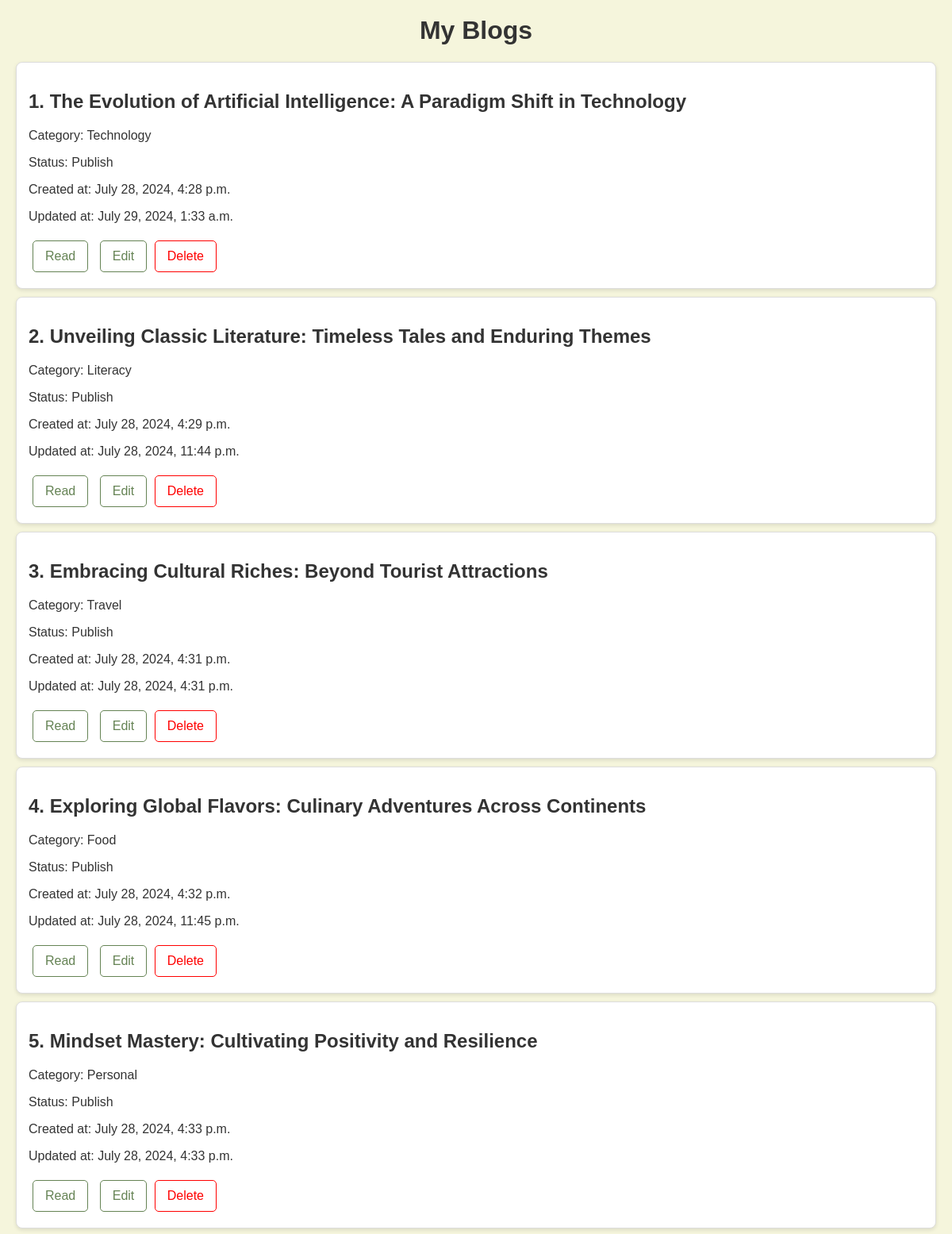
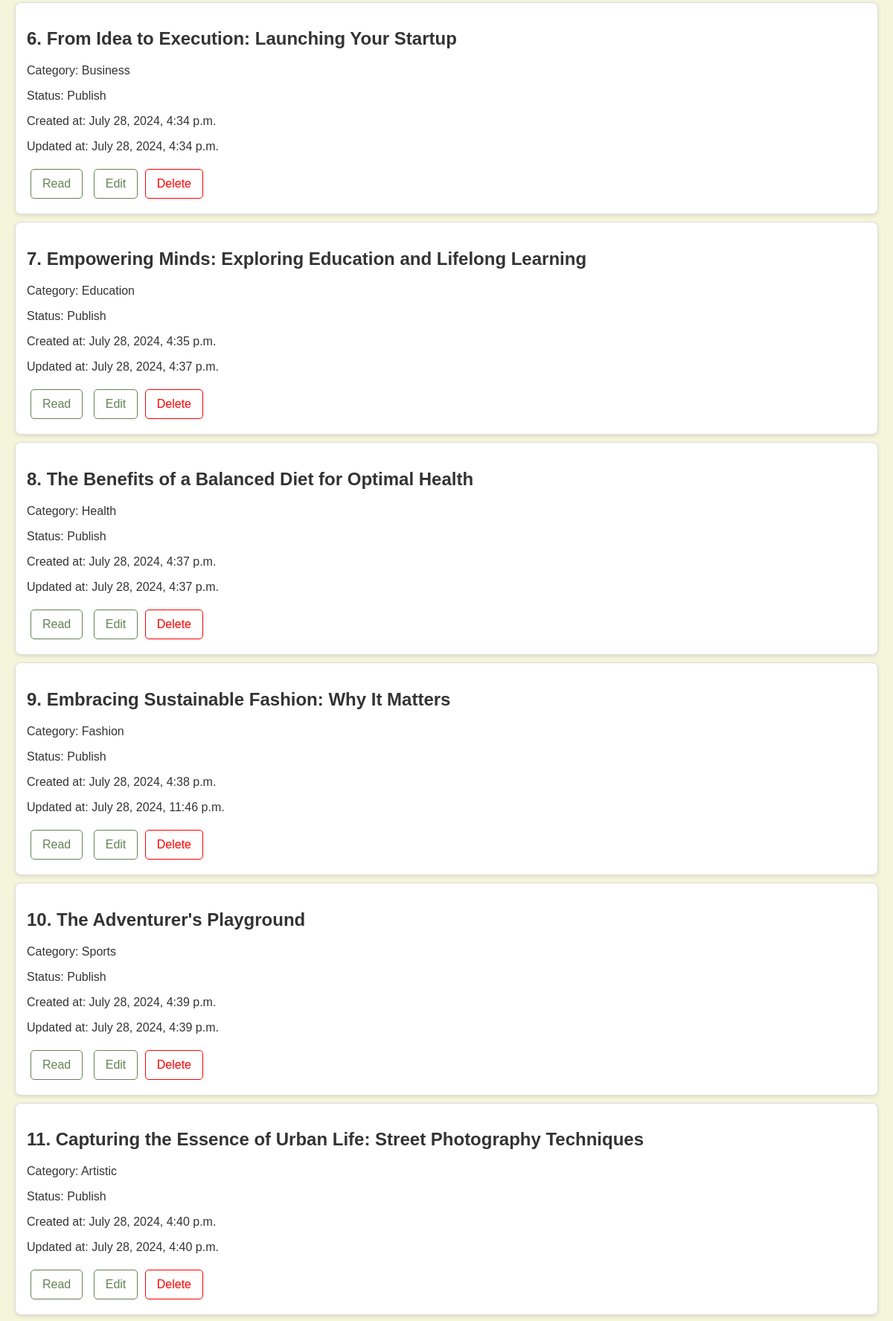
Page /blog_list/ (signed in, upper part) on the committed database (2 pictures, top to bottom).
### blogapp/models.py (models this page shows, shortened)
class Blog(models.Model):
    STATUS_CHOICES = [
        ('publish', 'Publish'),
    ]
    CATEGORY_CHOICES = [
        ('technology', 'Technology'),
        ('literacy', 'Literacy'),
        ('travel', 'Travel'),
        ('food', 'Food'),
        ('personal', 'Personal'),
        ('business', 'Business'),
        ('education', 'Education'),
        ('health', 'Health'),
        ('fashion', 'Fashion'),
        ('sports', 'Sports'),
        ('artistic', 'Artistic'),
        ('Other', 'Other'),
    ]
    title = models.CharField(max_length=200)
    status = models.CharField(max_length=10, choices=STATUS_CHOICES, default='publish')
    category = models.CharField(max_length=20, choices=CATEGORY_CHOICES, default='Other')
    content = models.TextField()
    author = models.ForeignKey(User, on_delete=models.CASCADE, null=True, blank=True)
    created_at = models.DateTimeField(auto_now_add=True)
    updated_at = models.DateTimeField(auto_now=True)

### blogapp/views.py (the view)
# urls.py: path('blog_list/', views.blog_list, name='blog_list'),
def blog_list(request):
    blogs = Blog.objects.filter(author=request.user)
    return render(request, 'blog_list.html', {'blogs': blogs})

### blogapp/templates/blog_list.html (shortened to what this page needs)
<!DOCTYPE html>
<html lang="en">
<head>
    {% load static %}
    <link rel="stylesheet" href="{% static 'css/blog_list.css' %}">
</head>
<body>
    <h1>My Blogs</h1>
    <ul>
        {% for blog in blogs %}
            <li>
                <h2>{{ forloop.counter }}. {{ blog.title }}</h2>
                <p>Category: {{ blog.get_category_display }}</p>
                <p>Status: {{ blog.get_status_display }}</p>
                <p>Created at: {{ blog.created_at }}</p>
                <p>Updated at: {{ blog.updated_at }}</p>
                <button class="button-link action-button1" onclick="toggleContent('{{ blog.id }}')">Read</button>
                <form action="{% url 'edit_blog' blog.id %}" method="get" style="display:inline;">
                    <button type="submit" class="button-link action-button1">Edit</button>
                </form>
                <form action="{% url 'delete_blog' blog.id %}" method="post" style="display:inline;">
                    <button type="submit" class="delete-button" onclick="return confirm('Are you sure you want to delete this blog?');">Delete</button>
                </form>
            </li>
        {% endfor %}
    </ul>
</body>
</html>

### blogapp/static/css/blog_list.css (style rules this page uses)
body { font-family: Arial, sans-serif; background-color: beige; color: #333; margin: 0; padding: 0; }
h1 { text-align: center; color: #333; margin-top: 20px; font-size: 2em; }
ul { list-style-type: none; padding: 0; margin: 20px; }
li { border: 1px solid #ddd; border-radius: 8px; margin: 10px 0; padding: 15px; background-color: #fff; box-shadow: 0 2px 5px rgba(0,0,0,0.1); }
.button-link { display: inline-block; padding: 10px 15px; margin: 5px; border-radius: 5px; text-decoration: none; font-size: 16px; cursor: pointer; transition: background-color 0.3s ease, color 0.3s ease; background-color: #658354; color: white; }
.action-button1 { background-color: transparent ; color: #658354; border: 1px solid #658354; }
.delete-button { background-color: transparent; color: red; border: 1px solid red; padding: 10px 15px; border-radius: 5px; font-size: 16px; }
form button { border: none; cursor: pointer; }

### rows in the picture
Blog: title "The Evolution of Artificial Intelligence: A Paradigm Shift in Technology", category "Technology", status "Publish", created_at "July 28, 2024, 4:28 p.m.", updated_at "July 29, 2024, 1:33 a.m."
Blog: title "Unveiling Classic Literature: Timeless Tales and Enduring Themes", category "Literacy", status "Publish", created_at "July 28, 2024, 4:29 p.m.", updated_at "July 28, 2024, 11:44 p.m."
Blog: title "Embracing Cultural Riches: Beyond Tourist Attractions", category "Travel", status "Publish", created_at "July 28, 2024, 4:31 p.m.", updated_at "July 28, 2024, 4:31 p.m."
Blog: title "Exploring Global Flavors: Culinary Adventures Across Continents", category "Food", status "Publish", created_at "July 28, 2024, 4:32 p.m.", updated_at "July 28, 2024, 11:45 p.m."
Blog: title "Mindset Mastery: Cultivating Positivity and Resilience", category "Personal", status "Publish", created_at "July 28, 2024, 4:33 p.m.", updated_at "July 28, 2024, 4:33 p.m."
Blog: title "From Idea to Execution: Launching Your Startup", category "Business", status "Publish", created_at "July 28, 2024, 4:34 p.m.", updated_at "July 28, 2024, 4:34 p.m."
Blog: title "Empowering Minds: Exploring Education and Lifelong Learning", category "Education", status "Publish", created_at "July 28, 2024, 4:35 p.m.", updated_at "July 28, 2024, 4:37 p.m."
Blog: title "The Benefits of a Balanced Diet for Optimal Health", category "Health", status "Publish", created_at "July 28, 2024, 4:37 p.m.", updated_at "July 28, 2024, 4:37 p.m."
Blog: title "Embracing Sustainable Fashion: Why It Matters", category "Fashion", status "Publish", created_at "July 28, 2024, 4:38 p.m.", updated_at "July 28, 2024, 11:46 p.m."
Blog: title "The Adventurer's Playground", category "Sports", status "Publish", created_at "July 28, 2024, 4:39 p.m.", updated_at "July 28, 2024, 4:39 p.m."
Blog: title "Capturing the Essence of Urban Life: Street Photography Techniques", category "Artistic", status "Publish", created_at "July 28, 2024, 4:40 p.m.", updated_at "July 28, 2024, 4:40 p.m."
